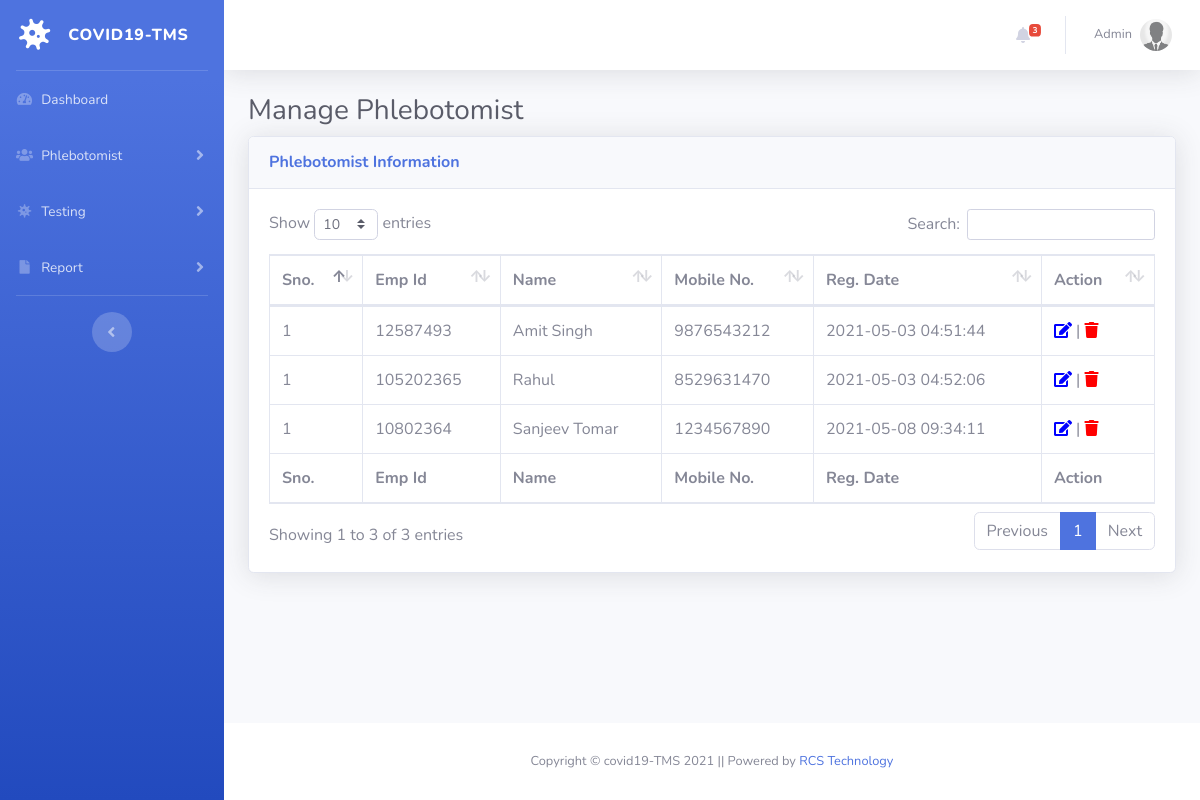
/manage-phlebotomist.php (signed in), run on the app's committed database.
### tables this page shows
CREATE TABLE `tblphlebotomist` (
  `id` int(11) NOT NULL,
  `EmpID` varchar(100) DEFAULT NULL,
  `FullName` varchar(120) DEFAULT NULL,
  `MobileNumber` bigint(12) DEFAULT NULL,
  `RegDate` timestamp NULL DEFAULT current_timestamp()
);

### manage-phlebotomist.php (the view, shortened to what this page needs)
<?php session_start();
include_once('includes/config.php');
if (strlen($_SESSION['aid']==0)) {
  header('location:logout.php');
  } else{
?>
<!DOCTYPE html>
<html lang="en">
<head>
    <link href="vendor/fontawesome-free/css/all.min.css" rel="stylesheet" type="text/css">
    <link href="css/sb-admin-2.min.css" rel="stylesheet">
    <link href="vendor/datatables/dataTables.bootstrap4.min.css" rel="stylesheet">
</head>
<body id="page-top">
    <div id="wrapper">
  <?php include_once('includes/sidebar.php');?>
        <div id="content-wrapper" class="d-flex flex-column">
            <div id="content">
<?php include_once('includes/topbar.php');?>
                <div class="container-fluid">
                    <h1 class="h3 mb-2 text-gray-800">Manage Phlebotomist</h1>
                    <div class="card shadow mb-4">
                        <div class="card-header py-3">
                            <h6 class="m-0 font-weight-bold text-primary">Phlebotomist Information</h6>
                        </div>
                        <div class="card-body">
                            <div class="table-responsive">
                                <table class="table table-bordered" id="dataTable" width="100%" cellspacing="0">
                                    <thead>
                                        <tr>
                                            <th>Sno.</th>
                                            <th>Emp Id</th>
                                            <th>Name</th>
                                            <th>Mobile No.</th>
                                            <th>Reg. Date</th>
                                            <th>Action</th>
                                        </tr>
                                    </thead>
                                    <tfoot>
                                        <tr>
                                            <th>Sno.</th>
                                            <th>Emp Id</th>
                                            <th>Name</th>
                                            <th>Mobile No.</th>
                                             <th>Reg. Date</th>
                                            <th>Action</th>
                                        </tr>
                                    </tfoot>
                                    <tbody>
<?php $query=mysqli_query($con,"select * from tblphlebotomist");
$cnt=1;
while($row=mysqli_fetch_array($query)){
?>
                                        <tr>
                                            <td><?php echo $cnt;?></td>
                                            <td><?php echo $row['EmpID'];?></td>
                                            <td><?php echo $row['FullName'];?></td>
                                            <td><?php echo $row['MobileNumber'];?></td>
                                             <td><?php echo $row['RegDate'];?></td>
                                            <td>
                                <a href="edit-phlebotomist.php?pid=<?php echo $row['id'];?>"><i class="fas fa-edit" style="color:blue"></i></a> |
                                <a href="manage-phlebotomist.php?pid=<?php echo $row['id'];?>&&action=delete" onclick="return confirm('Do you really want to delete this record?');"><i class="fa fa-trash" aria-hidden="true" style="color:red" title="Delete this record"></i></a></td>
                                        </tr>
                               <?php } ?>
                                    </tbody>
                                </table>
                            </div>
                        </div>
                    </div>
                </div>
            </div>
    <?php include_once('includes/footer.php');?>
        </div>
    </div>
</body>
</html>
<?php } ?>

### includes/topbar.php (shortened to what this page needs)
      <nav class="navbar navbar-expand navbar-light bg-white topbar mb-4 static-top shadow">
            <?php if($_SESSION['aid']):?>
                    <ul class="navbar-nav ml-auto">
<?php $query=mysqli_query($con,"select * from tbltestrecord where ReportStatus is null");
$count=mysqli_num_rows($query);
?>
                        <li class="nav-item dropdown no-arrow mx-1">
                            <a class="nav-link dropdown-toggle" href="#" id="alertsDropdown" role="button"
                                data-toggle="dropdown" aria-haspopup="true" aria-expanded="false">
                                <i class="fas fa-bell fa-fw"></i>
                                <span class="badge badge-danger badge-counter"><?php echo $count;?></span>
                            </a>
                        </li>
                        <li class="nav-item dropdown no-arrow">
                            <a class="nav-link dropdown-toggle" href="#" id="userDropdown" role="button"
                                data-toggle="dropdown" aria-haspopup="true" aria-expanded="false">
                <?php
$adid=$_SESSION['aid'];
$ret1=mysqli_query($con,"select AdminName from tbladmin where ID='$adid'");
while($row1=mysqli_fetch_array($ret1)){
?>
                                <span class="mr-2 d-none d-lg-inline text-gray-600 small"><?php  echo $row1['AdminName'];?></span>
                           <?php } ?>
                                <img class="img-profile rounded-circle"
                                    src="img/aa.jpg">
                            </a>
                        </li>
                    </ul>
                <?php endif;?>
                </nav>

### data on the page
tblphlebotomist: EmpID "12587493", FullName "Amit Singh", MobileNumber "9876543212", RegDate "2021-05-03 04:51:44"
tblphlebotomist: EmpID "105202365", FullName "Rahul", MobileNumber "8529631470", RegDate "2021-05-03 04:52:06"
tblphlebotomist: EmpID "10802364", FullName "Sanjeev Tomar", MobileNumber "1234567890", RegDate "2021-05-08 09:34:11"

### other printed values
$count "3"
$row1['AdminName'] "Admin"
